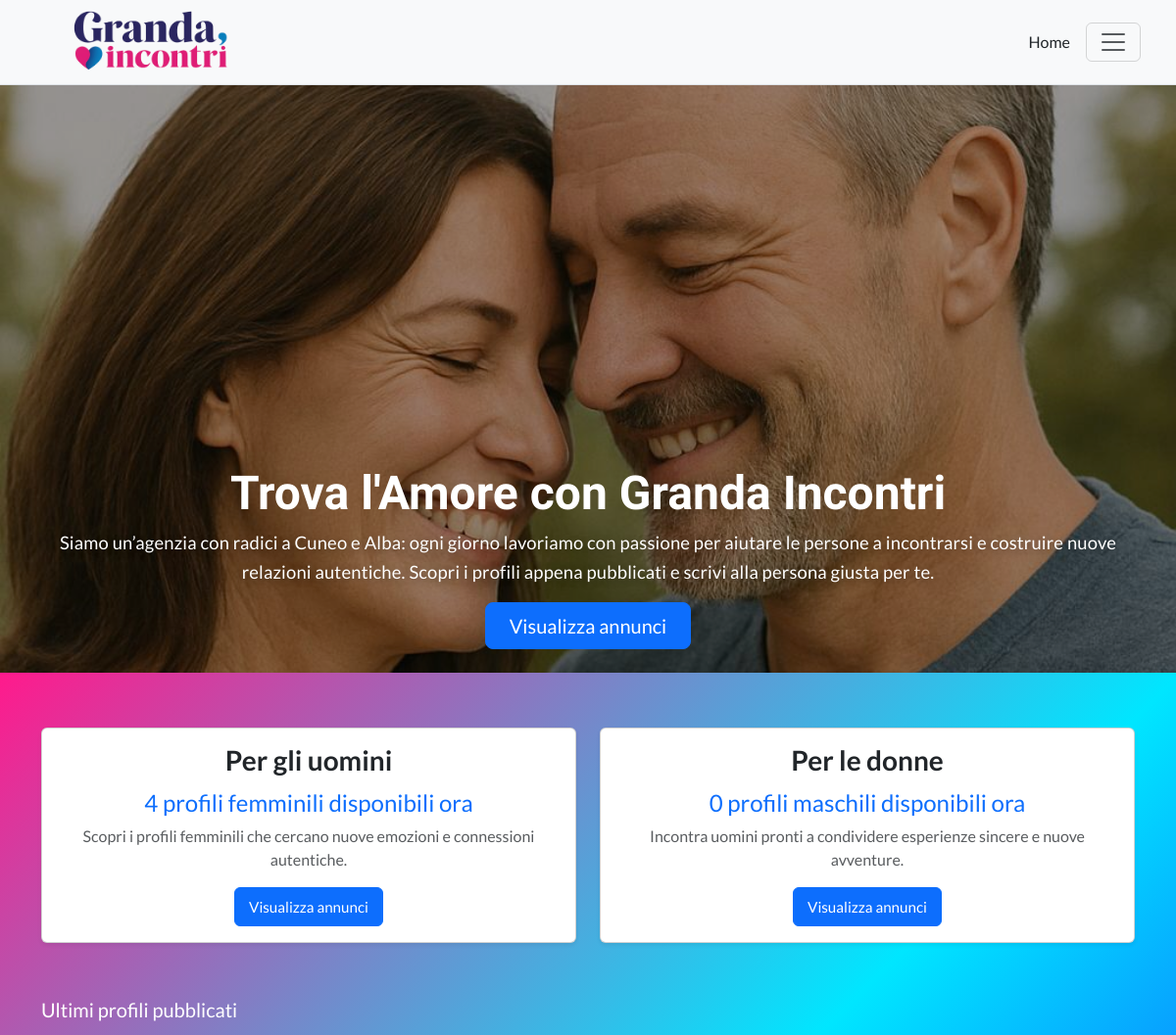
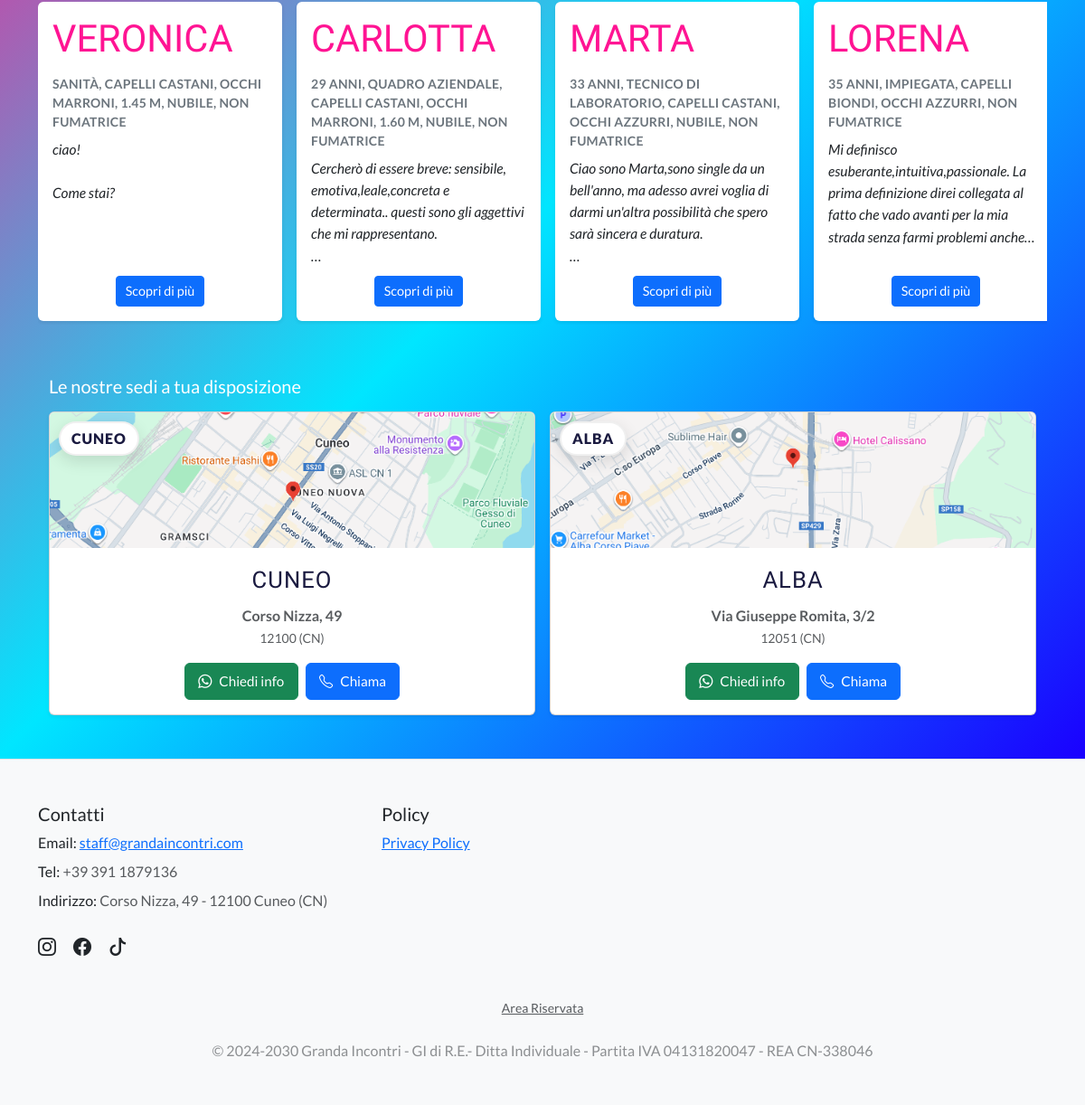
The page / (signed in) on the database its author committed (2 pictures, top to bottom).
### tables this page shows
CREATE TABLE "profiles" (
	"id"	INTEGER NOT NULL,
	"first_name"	TEXT NOT NULL,
	"last_name"	TEXT,
	"gender"	TEXT NOT NULL,
	"birth_year"	INTEGER,
	"city"	TEXT,
	"occupation"	TEXT,
	"eyes_color"	TEXT,
	"hair_color"	TEXT,
	"height_cm"	INTEGER,
	"smoker"	INTEGER,
	"bio"	TEXT NOT NULL,
	"is_active"	INTEGER NOT NULL,
	"created_at"	TEXT,
	"weight_kg"	INTEGER,
	"marital_status"	TEXT,
	PRIMARY KEY("id" AUTOINCREMENT)
);

### app.py (the view)
@app.route("/")
def home():
    listObjProfiles = get_published_profiles_with_status()
    def norm_gender(p):
        return (p.get("gender") or "").strip().lower()
    available_women_count = sum(
        1 for p in listObjProfiles if norm_gender(p) in ("female", "f", "donna")
    )
    available_men_count = sum(
        1 for p in listObjProfiles if norm_gender(p) in ("male", "m", "uomo")
    )
    def sort_key(p):
        return p.get("created_at") or "1970-01-01 00:00:00"
    latest_profiles = sorted(
        listObjProfiles,
        key=sort_key,
        reverse=True
    )[:10]
    return render_template(
        "home.html",
        listObjProfiles=listObjProfiles,
        latest_profiles=latest_profiles,
        available_women_count=available_women_count,
        available_men_count=available_men_count,
        current_year=datetime.date.today().year
    )

### app.py (called while the page is built)
def get_published_profiles_with_status():
    rows = profiles_dao.get_all_profiles()
    def is_published(val):
        if val is None:
            return True
        if isinstance(val, (int, bool)):
            return bool(val)
        return str(val).strip().lower() not in ("0", "false", "no", "n")
    list_profiles = []
    for r in rows:
        keys = r.keys() if hasattr(r, "keys") else r.keys()
        val = r["is_active"] if ("is_active" in keys) else None
        if is_published(val):
            profile = {k: r[k] for k in keys}
            profile["is_online"] = random.choice([True, False])
            list_profiles.append(profile)
    return list_profiles

@app.context_processor
def inject_current_user():
    class CurrentUserStub:
        def __init__(self, is_auth, role="admin"):
            self.is_authenticated = is_auth
            self.role = role
    return dict(current_user=CurrentUserStub(session.get("is_authenticated", False)))

### profiles_dao.py (called while the page is built)
def _conn() -> sqlite3.Connection:
    conn = sqlite3.connect(DB_PATH)
    conn.row_factory = sqlite3.Row
    with closing(conn.cursor()) as cur:
        cur.execute("PRAGMA foreign_keys = ON;")
    return conn

def _rows_to_dicts(rows: Iterable[sqlite3.Row]) -> List[dict]:
    return [dict(r) for r in rows]

def get_all_profiles() -> List[Profile]:
    sql = """
        SELECT *
        FROM profiles
        ORDER BY
          CASE WHEN created_at IS NULL OR created_at = '' THEN 1 ELSE 0 END,
          created_at DESC,
          id DESC
    """
    with closing(_conn()) as conn, closing(conn.cursor()) as cur:
        cur.execute(sql)
        return _rows_to_dicts(cur.fetchall())  # type: ignore[return-value]

### templates/home.html (shortened to what this page needs)
{% extends "base.html" %}
{% block content %}
<section class="hero position-relative overflow-hidden">
  <img id="hero-image"
       src="{{ url_for('static', filename='images/photo1.png') }}"
       alt="Benvenuta/o su Granda Incontri"
       class="hero-img position-absolute top-0 start-0 w-100 h-100">
  <div class="hero-overlay position-absolute top-0 start-0 w-100 h-100"></div>
  <div class="hero-content position-absolute bottom-0 start-50 translate-middle-x w-100 text-center pb-4">
    <div class="container">
      <h1 class="display-5 fw-semibold text-white mb-2">Trova l'Amore con Granda Incontri</h1>
      <p class="lead text-white mb-3">
        Siamo un’agenzia con radici a Cuneo e Alba: ogni giorno lavoriamo con passione
        per aiutare le persone a incontrarsi e costruire nuove relazioni autentiche. Scopri i profili appena pubblicati e scrivi alla persona giusta per te.
      </p>
      <a href="{{ url_for('annunci') }}" class="btn btn-primary btn-lg d-inline-block px-4">
        Visualizza annunci
      </a>
    </div>
  </div>
</section>
<div class="after-hero-bg">
  <div class="container py-4">
    <div class="row justify-content-center g-4">
      <div class="col-12 col-md-6">
        <div class="card h-100 shadow-sm">
          <div class="card-body text-center">
            <h3 class="fw-bold">Per gli uomini</h3>
            <p class="fs-4 text-primary mb-1"><span id="counter-women">0</span> profili femminili disponibili ora</p>
            <p class="text-muted">Scopri i profili femminili che cercano nuove emozioni e connessioni autentiche.</p>
            <a href="{{ url_for('annunci', gender='female') }}" class="btn btn-primary">Visualizza annunci</a>
          </div>
        </div>
      </div>
      <div class="col-12 col-md-6">
        <div class="card h-100 shadow-sm">
          <div class="card-body text-center">
            <h3 class="fw-bold">Per le donne</h3>
            <p class="fs-4 text-primary mb-1"><span id="counter-men">0</span> profili maschili disponibili ora</p>
            <p class="text-muted">Incontra uomini pronti a condividere esperienze sincere e nuove avventure.</p>
            <a href="{{ url_for('annunci', gender='male') }}" class="btn btn-primary">Visualizza annunci</a>
          </div>
        </div>
      </div>
    </div>
  </div>
  <section id="site-novita" class="container-fluid px-0 mt-4">
    <div class="container py-2">
      <h5 class="mb-3 text-white">Ultimi profili pubblicati</h5>
      {% if latest_profiles %}
      <div class="d-flex flex-row overflow-auto pb-1 gap-3">
        {% for p in latest_profiles %}
          {% set eta = (current_year - p['birth_year']) if p['birth_year'] else None %}
          {% set fuma = (p['smoker'] in [1, '1', true, 'true', 'on']) if p['smoker'] is not none else None %}
          {% set stato = (p['marital_status'] or '') %}
          {% if stato %}
            {% if stato|lower in ['celibe/nubile','single'] %}
              {% set stato_it = 'nubile' if p['gender'] == 'female' else 'celibe' %}
            {% elif stato|lower in ['sposato/a','married'] %}
              {% set stato_it = 'sposata' if p['gender'] == 'female' else 'sposato' %}
            {% elif stato|lower in ['separato/a','separated'] %}
              {% set stato_it = 'separata' if p['gender'] == 'female' else 'separato' %}
            {% elif stato|lower in ['divorziato/a','divorced'] %}
              {% set stato_it = 'divorziata' if p['gender'] == 'female' else 'divorziato' %}
            {% elif stato|lower in ['vedovo/a','widowed'] %}
              {% set stato_it = 'vedova' if p['gender'] == 'female' else 'vedovo' %}
            {% else %}
              {% set stato_it = stato %}
            {% endif %}
          {% else %}
            {% set stato_it = '' %}
          {% endif %}
          {% set parts = [] %}
          {% if eta %}{% set _ = parts.append(eta ~ ' anni') %}{% endif %}
          {% if p['occupation'] %}{% set _ = parts.append(p['occupation']) %}{% endif %}
          {% if p['hair_color'] %}{% set _ = parts.append('capelli ' ~ p['hair_color']) %}{% endif %}
          {% if p['eyes_color'] %}{% set _ = parts.append('occhi ' ~ p['eyes_color']) %}{% endif %}
          {% if p['height_cm'] %}
            {% set h_m = p['height_cm'] / 100.0 %}
            {% set _ = parts.append(('%.2f'|format(h_m)) ~ ' m') %}
          {% endif %}
          {% if p['weight_kg'] %}{% set _ = parts.append(p['weight_kg'] ~ ' kg') %}{% endif %}
          {% if stato_it %}{% set _ = parts.append(stato_it) %}{% endif %}
          {% if fuma is not none %}
            {% if p['gender'] == 'female' %}
              {% set _ = parts.append('fumatrice' if fuma else 'non fumatrice') %}
            {% else %}
              {% set _ = parts.append('fumatore' if fuma else 'non fumatore') %}
            {% endif %}
          {% endif %}
          <div class="card shadow-sm border-0 flex-shrink-0" style="min-width:260px; max-width:270px; min-height: 353px;">
            <div class="card-body d-flex flex-column">
              <div class="profile-header">
                <div class="profile-name">{{ (p['first_name'] or '')|trim|upper }}</div>
              </div>
              <div class="text-uppercase text-secondary small profile-meta mb-2">
                {{ parts|join(', ')|upper }}
              </div>
              <div class="bio-block flex-grow-1" data-lines="5">
                <div class="small bio-textbox">
                  <div class="bio-text">{{ (p['bio'] or '') | e }}</div>
                </div>
              </div>
              <div class="d-flex justify-content-center mt-2">
                <a href="{{ url_for('annunci', open=p['id']) }}" class="btn btn-sm btn-primary">Scopri di più</a>
              </div>
            </div>
          </div>
        {% endfor %}
      </div>
      {% else %}
        <div class="alert text-center w-100 rounded p-3 mt-2 mx-0" role="alert">
          Nessun profilo pubblicato
        </div>
      {% endif %}
    </div>
  </section>
  <div class="container mt-5 px-4">
    <h5 class="mb-3 text-white">Le nostre sedi a tua disposizione</h5>
    <div class="row g-3">
    <div class="col-12 col-md-6">
      <div class="card h-100 shadow-sm location-card position-relative">
        <span class="city-pill">CUNEO</span>
        <img src="{{ url_for('static', filename='images/cuneoMap.png') }}" class="card-img-top object-fit-cover" style="max-height:150px;" alt="Mappa Cuneo">
        <div class="card-body text-center">
          <span class="office-city mb-2">CUNEO</span>
          <p class="office-address mb-3 text-muted">
            <span class="fw-bold">Corso Nizza, 49</span><br>
            <small>12100 (CN)</small>
          </p>
          <div class="d-flex gap-2 justify-content-center flex-wrap">
            <a href="https://wa.me/393911879136?text={{ 'Ciao, vorrei maggiori informazioni sulla sede di Cuneo' | urlencode }}"
              target="_blank" rel="noopener" class="btn btn-success d-inline-flex align-items-center gap-2">
              <i class="bi bi-whatsapp"></i><span>Chiedi info</span>
            </a>
            <a href="tel:+393911879136" class="btn btn-primary d-inline-flex align-items-center gap-2">
              <i class="bi bi-telephone"></i><span>Chiama</span>
            </a>
          </div>
        </div>
      </div>
    </div>
    <div class="col-12 col-md-6">
      <div class="card h-100 shadow-sm location-card position-relative">
        <span class="city-pill">ALBA</span>
        <img src="{{ url_for('static', filename='images/albaMap.png') }}" class="card-img-top object-fit-cover" style="max-height:150px;" alt="Mappa Alba">
        <div class="card-body text-center">
          <span class="office-city mb-2">ALBA</span>
          <p class="office-address mb-3 text-muted">
            <span class="fw-bold">Via Giuseppe Romita, 3/2</span><br>
            <small>12051 (CN)</small>
          </p>
          <div class="d-flex gap-2 justify-content-center flex-wrap">
            <a href="https://wa.me/393911879136?text={{ 'Ciao, vorrei maggiori informazioni sulla sede di Alba' | urlencode }}"
              target="_blank" rel="noopener" class="btn btn-success d-inline-flex align-items-center gap-2">
              <i class="bi bi-whatsapp"></i><span>Chiedi info</span>
            </a>
            <a href="tel:+393911879136" class="btn btn-primary d-inline-flex align-items-center gap-2">
              <i class="bi bi-telephone"></i><span>Chiama</span>
            </a>
          </div>
        </div>
      </div>
    </div>
    </div>
  </div>
</div>
{% endblock %}

### static/css/style.css (style rules this page uses)
:root { --gi-deep: #1a1a40; --gi-berry: #5b0a2f; --gi-pink: #ff1493; --font-sans: 'Lato', system-ui, -apple-system, Segoe UI, Roboto, Arial, sans-serif; --font-brand: 'Yeseva One', serif; }
html, body { font-family: var(--font-sans); font-weight: 400; -webkit-font-smoothing: antialiased; -moz-osx-font-smoothing: grayscale; }
.hero-content h1, .hero-title-yeseva, .profile-name { font-family: var(--font-brand); }
.hero { height: 600px; position: relative; }
.hero-img { object-fit: cover; object-position: center; }
.hero-overlay { background: rgba(0,0,0,.35); z-index: 1; }
.hero-content { z-index: 2; }
.hero-content .lead { font-family: 'Lato', system-ui, -apple-system, Segoe UI, Roboto, Arial, sans-serif; font-weight: 500; font-size: 1.15rem; line-height: 1.6; letter-spacing: .01em; color: rgba(255,255,255,0.95); text-shadow: 0 2px 8px rgba(0,0,0,.28); }
.after-hero-bg { background: linear-gradient(135deg, #ff1a8c 0%, #00e6ff 50%, #1a00ff 100%); min-height: 100vh; margin: 0; padding: 2rem 0 3rem; }
.profile-name { font-family: "Yeseva One", serif; color: #ff1493; font-size: 2.6rem; line-height: 1.2; margin-bottom: .35rem; }
.profile-meta { font-weight: 700; letter-spacing: .02em; margin-bottom: .25rem; }
.profile-header { display: flex; align-items: center; gap: .5rem; flex-wrap: wrap; margin-bottom: .5rem; }
.card { display: flex; flex-direction: column; height: 100%; }
.card .card-body { flex: 1 1 auto; display: flex; flex-direction: column; font-size: 1rem; line-height: 1.5; }
.bio-block { display: flex; flex-direction: column; gap: .25rem; }
.bio-textbox { margin: 0; --lines: 5; --lh: 1.55; line-height: var(--lh); font-size: .975rem !important; }
.bio-text { display: -webkit-box; -webkit-box-orient: vertical; -webkit-line-clamp: var(--lines, 5); overflow: hidden; white-space: pre-line; min-height: calc(var(--lines) * 1lh); }
.bio-block .bio-text { font-style: italic; }
.card .btn { font-size: .95rem; padding: .5rem .9rem; }
.btn.btn-sm { font-size: .9rem; padding: .35rem .6rem; }
.card .card-body > .btn { width: auto; flex: 0 0 auto; align-self: center; display: inline-flex; white-space: nowrap; gap: .5rem; }
.location-card { overflow: hidden; }
.city-pill { position: absolute; top: 10px; left: 10px; padding: .3rem .75rem; border-radius: 999px; background: #ffffff; color: var(--gi-deep); font-weight: 800; letter-spacing: .06em; text-transform: uppercase; box-shadow: 0 6px 18px rgba(0,0,0,.12); z-index: 3; border: 2px solid rgba(0,0,0,.06); }
.office-city { font-family: 'Yeseva One', serif; font-size: 1.6rem; letter-spacing: .04em; text-transform: uppercase; color: var(--gi-deep); }
.office-address { font-size: 1rem; color: #6c757d; }

### rows shown on the page
profiles: first_name "VERONICA", parts "SANITÀ, CAPELLI CASTANI, OCCHI MARRONI, 1.45 M, NUBILE, NON FUMATRICE", bio "ciao! Come stai?"
profiles: first_name "CARLOTTA", parts "29 ANNI, QUADRO AZIENDALE, CAPELLI CASTANI, OCCHI MARRONI, 1.60 M, NUBILE, NON FUMATRICE", bio "Cercherò di essere breve: sensibile, emotiva,leale,concreta e determinata.. questi sono gli aggettivi che mi…"
profiles: first_name "MARTA", parts "33 ANNI, TECNICO DI LABORATORIO, CAPELLI CASTANI, OCCHI AZZURRI, NUBILE, NON FUMATRICE", bio "Ciao sono Marta,sono single da un bell'anno, ma adesso avrei voglia di darmi un'altra possibilità che spero sarà sincera e…"
profiles: first_name "LORENA", parts "35 ANNI, IMPIEGATA, CAPELLI BIONDI, OCCHI AZZURRI, NON FUMATRICE", bio "Mi definisco esuberante,intuitiva,passionale. La prima definizione direi collegata al fatto che vado avanti per la mia strada senza farmi problemi…"
